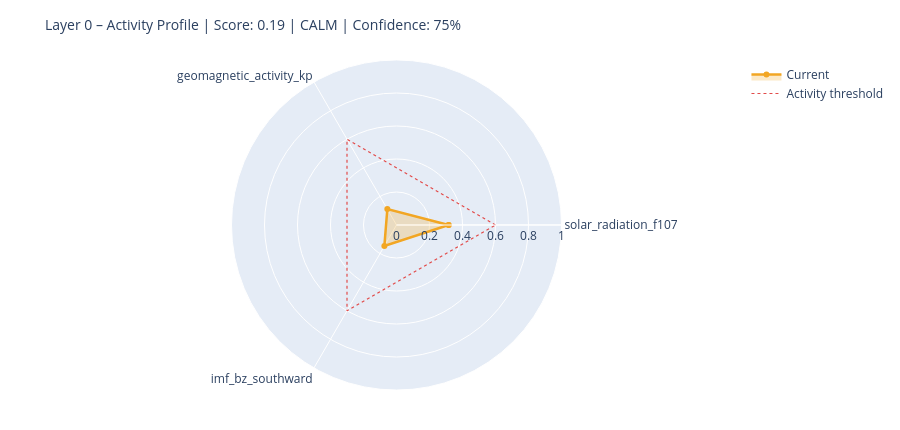

Write notebook code for a chart like this one.
### Markdown cell above
---
## 6. State Assessment & Handoff to Layer 1

### Code cell
# ============================================================
# STEP 1 – Collect raw values with source modes
# Mode: 'primary' | 'fallback_3h' | 'last_valid' | 'missing'
# ============================================================

def safe_last(df, col):
    if df is None or col not in df.columns: return None
    s = df[col].dropna()
    return float(s.iloc[-1]) if not s.empty else None

f107_now = safe_last(df_f107, 'f10.7')
bz_now   = safe_last(df_mag,  'bz_gsm')
kp_now   = safe_last(df_kp,   'kp')
sw_now   = safe_last(df_sw,   'speed')

source_modes = {
    'F10.7':    'primary'  if f107_now is not None else 'missing',
    'Kp':       'primary'  if kp_now   is not None else 'missing',
    'IMF_Bz':   'primary'  if bz_now   is not None else 'missing',
    'SW_speed': 'primary'  if sw_now   is not None else 'missing',
}

# Kp Fallback – 3h endpoint
if kp_now is None:
    try:
        r = requests.get(
            'https://services.swpc.noaa.gov/json/noaa-planetary-k-index.json',
            timeout=10)
        r.raise_for_status()
        fb = pd.DataFrame(r.json())
        tc = next((c for c in fb.columns if 'time' in c.lower()), fb.columns[0])
        kc = next((c for c in fb.columns if 'kp' in c.lower() and c != tc), None)
        if kc:
            fb[kc] = fb[kc].astype(str).str.extract(r'([0-9]+(?:\.[0-9]*)?)')[0]
            fb[kc] = pd.to_numeric(fb[kc], errors='coerce')
            fb = fb[fb[kc] >= 0].dropna(subset=[kc])
            if not fb.empty:
                kp_now = float(fb[kc].iloc[-1])
                source_modes['Kp'] = 'fallback_3h'
                print(f'  Kp fallback (3h): {kp_now:.1f}')
    except Exception as e:
        print(f'  Kp fallback failed: {e}')

# Solar Wind Fallback – last valid value
if sw_now is None and df_sw is not None and 'speed' in df_sw.columns:
    s = df_sw['speed'].dropna()
    if not s.empty:
        sw_now = float(s.iloc[-1])
        source_modes['SW_speed'] = 'last_valid'
        print(f'  SW fallback (last_valid): {sw_now:.0f} km/s')

print()
print('Source modes:', source_modes)

# ============================================================
# STEP 2 – Score from available components only
# ============================================================

def norm(v, lo, hi):
    if v is None: return None
    return max(0.0, min(1.0, (v - lo) / (hi - lo)))

COMPONENTS = {
    'solar_radiation_f107':    (f107_now, norm(f107_now, 60, 250)),
    'geomagnetic_activity_kp': (kp_now,   norm(kp_now,   0,   9)),
    'imf_bz_southward':        (bz_now,   norm(-(bz_now or 0) if bz_now else None, -5, 30)
                                           if bz_now is not None else None),
    'solar_wind_speed':        (sw_now,   norm(sw_now, 300, 800)),
}

available   = {k: v[1] for k, v in COMPONENTS.items() if v[1] is not None}
unavailable = [k for k, v in COMPONENTS.items() if v[1] is None]

layer0_score = round(sum(available.values()) / len(available), 4) if available else None
confidence   = round(len(available) / len(COMPONENTS), 2)

level = ('unknown'  if layer0_score is None
         else 'calm'     if layer0_score < 0.3
         else 'moderate' if layer0_score < 0.6
         else 'active')

# ============================================================
# STEP 3 – Dominant Driver
# ============================================================

def dominant_driver(kp, f107, bz, sw):
    candidates = []
    if kp   is not None and kp   >= 4:   candidates.append(('geomagnetic',    kp / 9))
    if sw   is not None and sw   >= 500:  candidates.append(('solar_wind',     sw / 800))
    if bz   is not None and bz   <= -5:   candidates.append(('imf_southward',  abs(bz) / 30))
    if f107 is not None and f107 >= 150:  candidates.append(('solar_radiation',f107 / 250))
    return max(candidates, key=lambda x: x[1])[0] if candidates else 'none'

driver = dominant_driver(kp_now, f107_now, bz_now, sw_now)

# ============================================================
# STEP 4 – Downstream expectations
# ============================================================

def downstream_expectation(driver, score, kp, bz, f107):
    exp = {
        'magnetosphere':        'calm',
        'ionosphere':           'calm',
        'schumann_resonance':   'unchanged',
        'lithosphere_currents': 'low',
    }
    if driver == 'geomagnetic' or (kp and kp >= 5):
        exp['magnetosphere']        = 'compressed / storm'
        exp['ionosphere']           = 'elevated disturbance (TEC variability)'
        exp['schumann_resonance']   = 'elevated amplitude possible'
        exp['lithosphere_currents'] = 'elevated induction currents'
    elif driver == 'imf_southward' or (bz and bz <= -5):
        exp['magnetosphere']        = 'energy coupling active'
        exp['ionosphere']           = 'elevated electron density possible'
        exp['schumann_resonance']   = 'slight modulation possible'
    elif driver == 'solar_radiation' or (f107 and f107 >= 150):
        exp['ionosphere']           = 'elevated ionization (F-layer)'
        exp['schumann_resonance']   = 'slightly elevated background activity'
    return exp

downstream = downstream_expectation(driver, layer0_score, kp_now, bz_now, f107_now)

# ============================================================
# CONSOLE OUTPUT
# ============================================================

W = 58
print('=' * W)
print('LAYER 0 – STATE ASSESSMENT')
print('=' * W)
for name, (raw_v, score_v) in COMPONENTS.items():
    if score_v is not None:
        bar = '█' * int(score_v * 20) + '░' * (20 - int(score_v * 20))
        print(f'  {name:<35}  {bar}  {score_v:.2f}')
    else:
        print(f'  {name:<35}  {"─" * 20}  n/a')
print('-' * W)
print(f'  Score ({len(available)}/{len(COMPONENTS)} components):  {layer0_score:.3f}')
print(f'  Confidence:         {confidence:.0%}')
print(f'  Level:              {level.upper()}')
print(f'  Dominant Driver:    {driver}')

# Radar chart
cats = list(available.keys())
vals = list(available.values())
if len(cats) >= 3:
    fig = go.Figure()
    fig.add_trace(go.Scatterpolar(
        r=vals + [vals[0]], theta=cats + [cats[0]],
        fill='toself', fillcolor='rgba(242,166,35,0.25)',
        line=dict(color='#F2A623', width=2.5), name='Current'
    ))
    fig.add_trace(go.Scatterpolar(
        r=[0.6] * (len(cats) + 1), theta=cats + [cats[0]],
        line=dict(color='#E24B4A', dash='dot', width=1.2),
        mode='lines', name='Activity threshold'
    ))
    fig.update_layout(
        title=dict(text=f'Layer 0 – Activity Profile | Score: {layer0_score:.2f} | {level.upper()} | Confidence: {confidence:.0%}',
                   font=dict(size=14)),
        polar=dict(radialaxis=dict(visible=True, range=[0, 1])),
        height=430, showlegend=True,
        margin=dict(l=60, r=60, t=60, b=40)
    )
    fig.show()

### Figure 1 — Plotly figure (JSON) as saved in the notebook; plotly's stock layout.template omitted (floating-point values rounded to 4 significant figures)
{"data": [{"fill": "toself", "fillcolor": "rgba(242,166,35,0.25)", "line": {"color": "#F2A623", "width": 2.5}, "name": "Current", "r": [0.3158, 0.1111, 0.1471, 0.3158], "theta": ["solar_radiation_f107", "geomagnetic_activity_kp", "imf_bz_southward", "solar_radiation_f107"], "type": "scatterpolar"}, {"line": {"color": "#E24B4A", "dash": "dot", "width": 1.2}, "mode": "lines", "name": "Activity threshold", "r": [0.6, 0.6, 0.6, 0.6], "theta": ["solar_radiation_f107", "geomagnetic_activity_kp", "imf_bz_southward", "solar_radiation_f107"], "type": "scatterpolar"}], "layout": {"height": 430, "margin": {"b": 40, "l": 60, "r": 60, "t": 60}, "polar": {"radialaxis": {"range": [0, 1], "visible": true}}, "showlegend": true, "title": {"font": {"size": 14}, "text": "Layer 0 – Activity Profile | Score: 0.19 | CALM | Confidence: 75%"}}}
